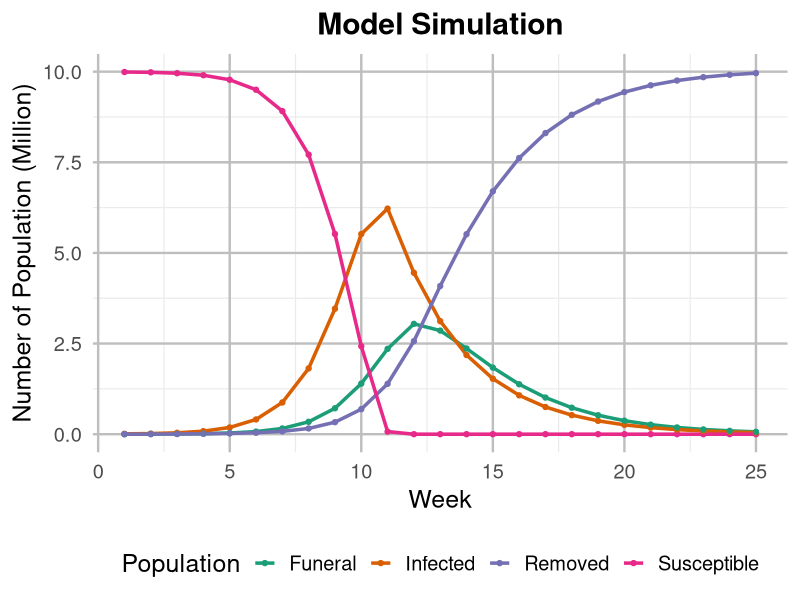

Here is the R script that generated this plot:
library(ggplot2)
library(tidyr)
library(dplyr)
library(RColorBrewer)

# parameters
b <- 0.000373
d <- 0.000231
beta_i <- 0.1
beta_F <- 0.3
g <- 0.3
sigma <- 0.5



# t: week
t_vals <- seq(1,25, by=1)

# statement variables
S_popn <- rep(NA, times = length(t_vals))
I_popn <- rep(NA, times = length(t_vals))
F_popn <- rep(NA, times = length(t_vals))
R_popn <- rep(NA, times = length(t_vals))

# initial condition
S_popn[1] <- 9.99
I_popn[1] <- 0.01
F_popn[1] <- 0
R_popn[1] <- 0

# model
for (t in 2:length(t_vals)){
  S <- S_popn[t-1] - beta_i * S_popn[t-1]*I_popn[t-1] - 
    beta_F*S_popn[t-1]*F_popn[t-1] + b*S_popn[t-1] - d*S_popn[t-1]
  
  I <- I_popn[t-1] + beta_i * S_popn[t-1]*I_popn[t-1] + 
    beta_F*S_popn[t-1]*F_popn[t-1] - g*I_popn[t-1] + b*I_popn[t-1]
  
  F <- F_popn[t-1] + g*I_popn[t-1] - sigma*F_popn[t-1]
  
  R <- R_popn[t-1] + sigma*F_popn[t-1] + d*S_popn[t-1]
  
  # Set negative values to zero
  S_popn[t] <- max(S, 0)
  I_popn[t] <- max(I, 0)
  F_popn[t] <- max(F, 0)
  R_popn[t] <- max(R, 0)
}



df <- data.frame(
  Week = t_vals,
  Susceptible = S_popn,
  Infected = I_popn,
  Funeral = F_popn,
  Removed = R_popn
)

df_long <- pivot_longer(df, 
                        cols = -Week, 
                        names_to = "Statement_Variables", 
                        values_to = "Population")

ggplot(df_long, aes(x = Week, y = Population, color = Statement_Variables)) +
  geom_line(linewidth = 1.2) +
  geom_point(size = 1.5) +
  scale_color_brewer(palette = "Dark2") + 
  labs(
    title = "Model Simulation",
    x = "Week",
    y = "Number of Population (Million)",
    color = "Population"
  ) +
  theme_minimal(base_size = 18) +
  theme(
    plot.title = element_text(hjust = 0.5, face = "bold"),
    legend.position = "bottom",
    panel.grid.major = element_line(color = "gray"),
  )
